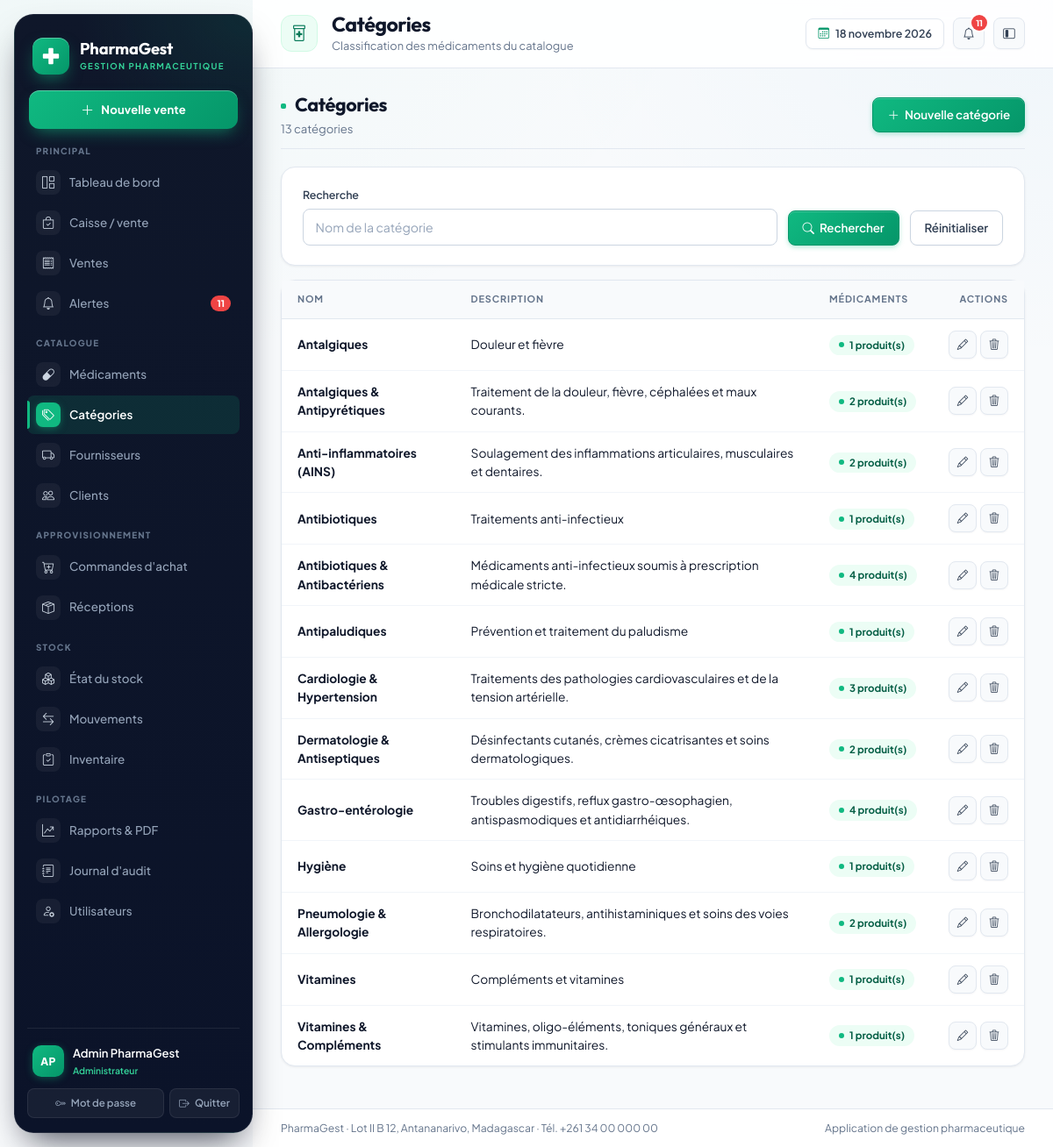
/categories/ (signed in), run on the app's committed database.
### gestion/models.py (models this page shows, shortened)
class Utilisateur(AbstractUser):
    class Role(models.TextChoices):
        ADMIN = "ADMIN", "Administrateur"
        PHARMACIEN = "PHARMACIEN", "Pharmacien responsable"
        GESTIONNAIRE = "GESTIONNAIRE", "Gestionnaire de stock"
        CAISSIER = "CAISSIER", "Caissier"
        RESPONSABLE = "RESPONSABLE", "Responsable de gestion"
    role = models.CharField(
        "rôle", max_length=20, choices=Role.choices, default=Role.CAISSIER
    )
    telephone = models.CharField("téléphone", max_length=30, blank=True)
    cree_le = models.DateTimeField("créé le", auto_now_add=True)
    class Meta:
        verbose_name = "utilisateur"
        verbose_name_plural = "utilisateurs"
        ordering = ["username"]
    @property
    def nom_complet(self):
        return self.get_full_name() or self.username
    @property
    def est_admin(self):
        return self.is_superuser or self.role == self.Role.ADMIN
    @property
    def peut_gerer_catalogue(self):
        return self.est_admin or self.role in {
            self.Role.PHARMACIEN,
            self.Role.GESTIONNAIRE,
        }
    @property
    def peut_vendre(self):
        return self.est_admin or self.role in {
            self.Role.PHARMACIEN,
            self.Role.CAISSIER,
        }
    @property
    def peut_voir_rapports(self):
        return self.est_admin or self.role in {
            self.Role.PHARMACIEN,
            self.Role.RESPONSABLE,
        }

class Categorie(models.Model):
    nom = models.CharField("nom", max_length=120, unique=True)
    description = models.TextField("description", blank=True)
    date_creation = models.DateTimeField("date de création", auto_now_add=True)
    class Meta:
        verbose_name = "catégorie"
        verbose_name_plural = "catégories"
        ordering = ["nom"]

### gestion/views.py (the view)
# urls.py: path("categories/", views.CategorieListView.as_view(), name="categorie_liste"),
class CategorieListView(LoginRequiredMixin, ListView):
    model = Categorie
    template_name = "gestion/categorie_liste.html"
    context_object_name = "categories"
    paginate_by = 20
    def get_queryset(self):
        queryset = Categorie.objects.all()
        recherche = self.request.GET.get("q", "").strip()
        if recherche:
            queryset = queryset.filter(nom__icontains=recherche)
        return queryset
    def get_context_data(self, **kwargs):
        contexte = super().get_context_data(**kwargs)
        contexte["q"] = self.request.GET.get("q", "")
        return contexte

### gestion/templatetags/gestion_extras.py (called while the page is built)
@register.filter
def initiales(utilisateur):
    if hasattr(utilisateur, "nom_complet"):
        nom = utilisateur.nom_complet
    else:
        nom = str(utilisateur)
    morceaux = [m for m in nom.replace("-", " ").split(" ") if m]
    if not morceaux:
        return "?"
    if len(morceaux) == 1:
        return morceaux[0][:2].upper()
    return (morceaux[0][0] + morceaux[-1][0]).upper()

### templates/gestion/categorie_liste.html (shortened to what this page needs)
{% extends "gestion/base.html" %}
{% block page_title %}Catégories{% endblock %}
{% block page_subtitle %}Classification des médicaments du catalogue{% endblock %}
{% block contenu %}
<div class="pg-section-title">
  <div>
    <h2 class="mb-1">Catégories</h2>
    <div class="pg-muted small">{{ paginator.count }} catégorie{{ paginator.count|pluralize }}</div>
  </div>
  {% if user.peut_gerer_catalogue %}
  <a class="btn btn-primary" href="{% url 'gestion:categorie_ajouter' %}"><i class="bi bi-plus-lg me-1"></i> Nouvelle catégorie</a>
  {% endif %}
</div>
<div class="pg-card mb-3">
  <div class="pg-card-body">
    <form method="get" class="pg-filters">
      <div class="flex-grow-1" style="min-width:220px">
        <label class="form-label">Recherche</label>
        <input class="form-control" type="search" name="q" value="{{ q }}" placeholder="Nom de la catégorie">
      </div>
      <div><button class="btn btn-primary" type="submit"><i class="bi bi-search me-1"></i> Rechercher</button></div>
      <div><a class="btn btn-outline-secondary" href="{% url 'gestion:categorie_liste' %}">Réinitialiser</a></div>
    </form>
  </div>
</div>
<div class="pg-card">
  <div class="pg-table-wrap">
    <table class="table table-hover align-middle">
      <thead><tr><th>Nom</th><th>Description</th><th>Médicaments</th><th class="text-end">Actions</th></tr></thead>
      <tbody>
        {% for categorie in categories %}
        <tr>
          <td class="fw-bold">{{ categorie.nom }}</td>
          <td class="pg-muted">{{ categorie.description|default:"—"|truncatechars:90 }}</td>
          <td><span class="pg-badge pg-badge-green">{{ categorie.medicaments.count }} produit(s)</span></td>
          <td class="text-end">
            {% if user.peut_gerer_catalogue %}
            <div class="d-inline-flex gap-1">
              <a class="btn btn-sm btn-soft btn-icon" href="{% url 'gestion:categorie_modifier' categorie.pk %}" title="Modifier"><i class="bi bi-pencil"></i></a>
              <a class="btn btn-sm btn-soft btn-icon" href="{% url 'gestion:categorie_supprimer' categorie.pk %}" title="Supprimer" data-confirm="Êtes-vous sûr de supprimer cette catégorie ?"><i class="bi bi-trash3"></i></a>
            </div>
            {% else %}—{% endif %}
          </td>
        </tr>
        {% empty %}
        <tr><td colspan="4" class="pg-empty"><i class="bi bi-tags"></i>Aucune catégorie enregistrée.</td></tr>
        {% endfor %}
      </tbody>
    </table>
  </div>
</div>
{% endblock %}

### templates/gestion/base.html (shortened to what this page needs)
{% load static %}
{% load gestion_extras %}
<!doctype html>
<html lang="fr">
<head>
  <link href="https://cdn.jsdelivr.net/npm/bootstrap@5.3.3/dist/css/bootstrap.min.css" rel="stylesheet">
  <link href="https://cdn.jsdelivr.net/npm/bootstrap-icons@1.11.3/font/bootstrap-icons.min.css" rel="stylesheet">
  <link rel="stylesheet" href="{% static 'css/pharmagest.css' %}">
</head>
<body>
  {% with url_name=request.resolver_match.url_name %}
  <div class="pg-shell" data-layout="expanded">
    <aside class="pg-sidebar" id="sidebar" aria-label="Menu principal de navigation">
      <a class="pg-brand" href="{% url 'gestion:tableau_bord' %}" aria-label="Accueil {{ pharmacie_nom }}">
        <span class="pg-brand-mark">
          <svg class="pg-brand-glyph" viewBox="0 0 24 24" fill="currentColor" aria-hidden="true">
            <path
              d="M9 3a1 1 0 0 1 1-1h4a1 1 0 0 1 1 1v6h6a1 1 0 0 1 1 1v4a1 1 0 0 1-1 1h-6v6a1 1 0 0 1-1 1h-4a1 1 0 0 1-1-1v-6H3a1 1 0 0 1-1-1v-4a1 1 0 0 1 1-1h6V3z" />
          </svg>
        </span>
        <span class="pg-brand-text">
          <span class="pg-brand-name">{{ pharmacie_nom }}</span>
          <span class="pg-brand-sub">Gestion pharmaceutique</span>
        </span>
      </a>
      {% if user.peut_vendre %}
      <a class="pg-side-cta" href="{% url 'gestion:caisse' %}" title="Ouvrir la caisse">
        <i class="bi bi-plus-lg"></i>
        <span>Nouvelle vente</span>
      </a>
      {% endif %}
      <nav class="pg-nav-groups" aria-label="Navigation">
        <div class="pg-nav-group">
          <div class="pg-nav-label">Principal</div>
          <div class="pg-nav">
            <a class="pg-nav-link {% if url_name == 'tableau_bord' %}active{% endif %}"
              href="{% url 'gestion:tableau_bord' %}" title="Tableau de bord">
              <i class="bi bi-grid-1x2"></i>
              <span>Tableau de bord</span>
            </a>
            {% if user.peut_vendre %}
            <a class="pg-nav-link {% if url_name == 'caisse' %}active{% endif %}" href="{% url 'gestion:caisse' %}"
              title="Caisse / vente">
              <i class="bi bi-bag-check"></i>
              <span>Caisse / vente</span>
            </a>
            {% endif %}
            <a class="pg-nav-link {% if url_name == 'vente_liste' or url_name == 'vente_detail' or url_name == 'retour_vente' or url_name == 'vente_annuler' %}active{% endif %}"
              href="{% url 'gestion:vente_liste' %}" title="Ventes">
              <i class="bi bi-receipt"></i>
              <span>Ventes</span>
            </a>
            <a class="pg-nav-link {% if url_name == 'alertes' %}active{% endif %}" href="{% url 'gestion:alertes' %}"
              title="Alertes">
              <i class="bi bi-bell"></i>
              {% if alertes_globales %}<span class="pg-nav-badge">{{ alertes_globales }}</span>{% endif %}
              <span>Alertes</span>
            </a>
          </div>
        </div>
        <div class="pg-nav-group">
          <div class="pg-nav-label">Catalogue</div>
          <div class="pg-nav">
            <a class="pg-nav-link {% if url_name == 'medicament_liste' or url_name == 'medicament_detail' or url_name == 'medicament_ajouter' or url_name == 'medicament_modifier' or url_name == 'medicament_supprimer' %}active{% endif %}"
              href="{% url 'gestion:medicament_liste' %}" title="Médicaments">
              <i class="bi bi-capsule"></i>
              <span>Médicaments</span>
            </a>
            <a class="pg-nav-link {% if url_name == 'categorie_liste' or url_name == 'categorie_ajouter' or url_name == 'categorie_modifier' or url_name == 'categorie_supprimer' %}active{% endif %}"
              href="{% url 'gestion:categorie_liste' %}" title="Catégories">
              <i class="bi bi-tags"></i>
              <span>Catégories</span>
            </a>
            <a class="pg-nav-link {% if url_name == 'fournisseur_liste' or url_name == 'fournisseur_detail' or url_name == 'fournisseur_ajouter' or url_name == 'fournisseur_modifier' %}active{% endif %}"
              href="{% url 'gestion:fournisseur_liste' %}" title="Fournisseurs">
              <i class="bi bi-truck"></i>
              <span>Fournisseurs</span>
            </a>
            <a class="pg-nav-link {% if url_name == 'client_liste' or url_name == 'client_detail' or url_name == 'client_ajouter' or url_name == 'client_modifier' %}active{% endif %}"
              href="{% url 'gestion:client_liste' %}" title="Clients">
              <i class="bi bi-people"></i>
              <span>Clients</span>
            </a>
          </div>
        </div>
        {% if user.est_admin or user.role == 'PHARMACIEN' or user.role == 'GESTIONNAIRE' or user.role == 'RESPONSABLE' %}
        <div class="pg-nav-group">
          <div class="pg-nav-label">Approvisionnement</div>
          <div class="pg-nav">
            <a class="pg-nav-link {% if url_name == 'commande_liste' or url_name == 'commande_detail' or url_name == 'commande_ajouter' or url_name == 'commande_modifier' %}active{% endif %}"
              href="{% url 'gestion:commande_liste' %}" title="Commandes d'achat">
              <i class="bi bi-cart-plus"></i>
              <span>Commandes d'achat</span>
            </a>
            <a class="pg-nav-link {% if url_name == 'reception_liste' or url_name == 'reception_detail' or url_name == 'commande_receptionner' %}active{% endif %}"
              href="{% url 'gestion:reception_liste' %}" title="Réceptions">
              <i class="bi bi-box-seam"></i>
              <span>Réceptions</span>
            </a>
          </div>
        </div>
        {% endif %}
        <div class="pg-nav-group">
          <div class="pg-nav-label">Stock</div>
          <div class="pg-nav">
            <a class="pg-nav-link {% if url_name == 'stock_liste' or url_name == 'lot_basculer' %}active{% endif %}"
              href="{% url 'gestion:stock_liste' %}" title="État du stock">
              <i class="bi bi-boxes"></i>
              <span>État du stock</span>
            </a>
            <a class="pg-nav-link {% if url_name == 'mouvement_liste' %}active{% endif %}"
              href="{% url 'gestion:mouvement_liste' %}" title="Mouvements">
              <i class="bi bi-arrow-left-right"></i>
              <span>Mouvements</span>
            </a>
            {% if user.est_admin or user.role == 'PHARMACIEN' or user.role == 'GESTIONNAIRE' %}
            <a class="pg-nav-link {% if url_name == 'inventaire' %}active{% endif %}"
              href="{% url 'gestion:inventaire' %}" title="Inventaire">
              <i class="bi bi-clipboard-check"></i>
              <span>Inventaire</span>
            </a>
            {% endif %}
          </div>
        </div>
        <div class="pg-nav-group">
          <div class="pg-nav-label">Pilotage</div>
          <div class="pg-nav">
            {% if user.peut_voir_rapports %}
            <a class="pg-nav-link {% if url_name == 'rapports' %}active{% endif %}" href="{% url 'gestion:rapports' %}"
              title="Rapports & PDF">
              <i class="bi bi-graph-up-arrow"></i>
              <span>Rapports & PDF</span>
            </a>
            {% endif %}
            {% if user.est_admin or user.role == 'PHARMACIEN' or user.role == 'RESPONSABLE' %}
            <a class="pg-nav-link {% if url_name == 'journal_liste' %}active{% endif %}"
              href="{% url 'gestion:journal_liste' %}" title="Journal d'audit">
              <i class="bi bi-journal-text"></i>
              <span>Journal d'audit</span>
            </a>
            {% endif %}
            {% if user.est_admin %}
            <a class="pg-nav-link {% if url_name == 'utilisateur_liste' or url_name == 'utilisateur_ajouter' or url_name == 'utilisateur_modifier' or url_name == 'utilisateur_mot_de_passe' %}active{% endif %}"
              href="{% url 'gestion:utilisateur_liste' %}" title="Utilisateurs">
              <i class="bi bi-person-gear"></i>
              <span>Utilisateurs</span>
            </a>
            {% endif %}
          </div>
        </div>
      </nav>
      <div class="pg-sidebar-foot">
        <div class="pg-user">
          <span class="pg-avatar">{{ user.nom_complet|initiales }}</span>
          <span class="pg-user-text">
            <span class="name">{{ user.nom_complet }}</span>
            <span class="role">{{ user.get_role_display }}</span>
          </span>
        </div>
        <div class="actions">
          <a href="{% url 'gestion:mot_de_passe' %}" title="Modifier le mot de passe">
            <i class="bi bi-key"></i><span>Mot de passe</span>
          </a>
          <form method="post" action="{% url 'gestion:deconnexion' %}" class="m-0" title="Déconnexion">
            <button type="submit"><i class="bi bi-box-arrow-right"></i><span>Quitter</span></button>
          </form>
        </div>
      </div>
    </aside>
    <div class="pg-main">
      <header class="pg-topbar">
        <span class="pg-page-icon" aria-hidden="true"><i class="bi bi-prescription2"></i></span>
        <div class="pg-heading">
          <h1 class="pg-page-title">{% block page_title %}Tableau de bord{% endblock %}</h1>
          <p class="pg-page-sub">{% block page_subtitle %}Vue d'ensemble de l'activité de la pharmacie{% endblock %}</p>
        </div>
        <div class="pg-topbar-actions">
          <span class="pg-date-chip"><i class="bi bi-calendar3"></i> {% now "j F Y" %}</span>
          <a class="btn btn-soft btn-icon position-relative" href="{% url 'gestion:alertes' %}" title="Alertes"
            aria-label="Alertes">
            <i class="bi bi-bell"></i>
            {% if alertes_globales %}
            <span class="pg-notif-dot">{{ alertes_globales }}</span>
            {% endif %}
          </a>
          <button class="pg-layout-toggle btn btn-soft btn-icon" type="button" aria-label="Basculer le menu compact"
            title="Menu compact" data-layout-toggle>
            <i class="bi bi-layout-sidebar-inset"></i>
          </button>
        </div>
      </header>
      <main class="pg-content" id="contenu">
        {% block contenu %}{% endblock %}
      </main>
      <footer class="pg-footer">
        <span>{{ pharmacie_nom }} · {{ pharmacie_adresse }} · Tél. {{ pharmacie_telephone }}</span>
        <span>Application de gestion pharmaceutique</span>
      </footer>
    </div>
  </div>
  {% endwith %}
</body>
</html>

### data on the page
Utilisateur: last_name "PharmaGest", nom_complet|initiales "AP", nom_complet "Admin PharmaGest", role "Administrateur"
Categorie: nom "Antalgiques", description "Douleur et fièvre", medicaments.count "1"
Categorie: nom "Antalgiques & Antipyrétiques", description "Traitement de la douleur, fièvre, céphalées et maux courants.", medicaments.count "2"
Categorie: nom "Anti-inflammatoires (AINS)", description "Soulagement des inflammations articulaires, musculaires et dentaires.", medicaments.count "2"
Categorie: nom "Antibiotiques", description "Traitements anti-infectieux", medicaments.count "1"
Categorie: nom "Antibiotiques & Antibactériens", description "Médicaments anti-infectieux soumis à prescription médicale stricte.", medicaments.count "4"
Categorie: nom "Antipaludiques", description "Prévention et traitement du paludisme", medicaments.count "1"
Categorie: nom "Cardiologie & Hypertension", description "Traitements des pathologies cardiovasculaires et de la tension artérielle.", medicaments.count "3"
Categorie: nom "Dermatologie & Antiseptiques", description "Désinfectants cutanés, crèmes cicatrisantes et soins dermatologiques.", medicaments.count "2"
Categorie: nom "Gastro-entérologie", description "Troubles digestifs, reflux gastro-œsophagien, antispasmodiques et antidiarrhéiques.", medicaments.count "4"
Categorie: nom "Hygiène", description "Soins et hygiène quotidienne", medicaments.count "1"
Categorie: nom "Pneumologie & Allergologie", description "Bronchodilatateurs, antihistaminiques et soins des voies respiratoires.", medicaments.count "2"
Categorie: nom "Vitamines", description "Compléments et vitamines", medicaments.count "1"
Categorie: nom "Vitamines & Compléments", description "Vitamines, oligo-éléments, toniques généraux et stimulants immunitaires.", medicaments.count "1"

### other printed values
{{ alertes_globales }} "11"
{{ paginator.count }} "13"
{{ pharmacie_adresse }} "Lot II B 12, Antananarivo, Madagascar"
{{ pharmacie_telephone }} "+261 34 00 000 00"
